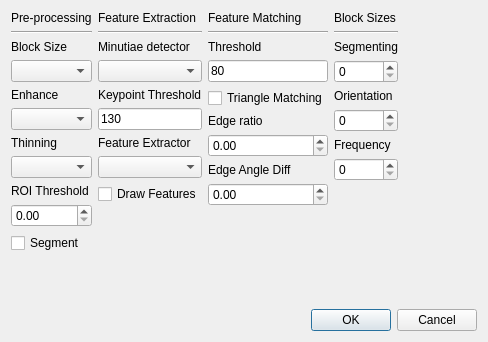
<?xml version="1.0" encoding="UTF-8"?>
<ui version="4.0">
 <class>ConfigDialog</class>
 <widget class="QDialog" name="ConfigDialog">
  <property name="geometry">
   <rect>
    <x>0</x>
    <y>0</y>
    <width>488</width>
    <height>342</height>
   </rect>
  </property>
  <property name="windowTitle">
   <string>Dialog</string>
  </property>
  <layout class="QGridLayout" name="gridLayout">
   <item row="1" column="0">
    <widget class="QDialogButtonBox" name="buttonBox">
     <property name="orientation">
      <enum>Qt::Horizontal</enum>
     </property>
     <property name="standardButtons">
      <set>QDialogButtonBox::Cancel|QDialogButtonBox::Ok</set>
     </property>
    </widget>
   </item>
   <item row="0" column="0">
    <layout class="QHBoxLayout" name="horizontalLayout">
     <item>
      <layout class="QVBoxLayout" name="verticalLayout">
       <item>
        <widget class="QLabel" name="label_4">
         <property name="text">
          <string>Pre-processing</string>
         </property>
        </widget>
       </item>
       <item>
        <widget class="Line" name="line">
         <property name="orientation">
          <enum>Qt::Horizontal</enum>
         </property>
        </widget>
       </item>
       <item>
        <widget class="QLabel" name="label_3">
         <property name="text">
          <string>Block Size</string>
         </property>
        </widget>
       </item>
       <item>
        <widget class="QComboBox" name="comboBox_blk"/>
       </item>
       <item>
        <widget class="QLabel" name="label">
         <property name="text">
          <string>Enhance</string>
         </property>
        </widget>
       </item>
       <item>
        <widget class="QComboBox" name="comboBox_enh">
         <property name="editable">
          <bool>false</bool>
         </property>
         <property name="currentText">
          <string/>
         </property>
        </widget>
       </item>
       <item>
        <widget class="QLabel" name="label_2">
         <property name="text">
          <string>Thinning</string>
         </property>
        </widget>
       </item>
       <item>
        <widget class="QComboBox" name="comboBox_thi"/>
       </item>
       <item>
        <widget class="QLabel" name="label_11">
         <property name="text">
          <string>ROI Threshold</string>
         </property>
        </widget>
       </item>
       <item>
        <widget class="QDoubleSpinBox" name="doubleSpinBox_roi">
         <property name="maximum">
          <double>1.000000000000000</double>
         </property>
         <property name="singleStep">
          <double>0.010000000000000</double>
         </property>
        </widget>
       </item>
       <item>
        <widget class="QCheckBox" name="checkBox_seg">
         <property name="text">
          <string>Segment</string>
         </property>
        </widget>
       </item>
       <item>
        <spacer name="verticalSpacer_4">
         <property name="orientation">
          <enum>Qt::Vertical</enum>
         </property>
         <property name="sizeHint" stdset="0">
          <size>
           <width>20</width>
           <height>40</height>
          </size>
         </property>
        </spacer>
       </item>
       <item>
        <spacer name="verticalSpacer_2">
         <property name="orientation">
          <enum>Qt::Vertical</enum>
         </property>
         <property name="sizeHint" stdset="0">
          <size>
           <width>20</width>
           <height>40</height>
          </size>
         </property>
        </spacer>
       </item>
      </layout>
     </item>
     <item>
      <layout class="QVBoxLayout" name="verticalLayout_2">
       <item>
        <widget class="QLabel" name="label_7">
         <property name="text">
          <string>Feature Extraction</string>
         </property>
        </widget>
       </item>
       <item>
        <widget class="Line" name="line_2">
         <property name="minimumSize">
          <size>
           <width>88</width>
           <height>0</height>
          </size>
         </property>
         <property name="orientation">
          <enum>Qt::Horizontal</enum>
         </property>
        </widget>
       </item>
       <item>
        <widget class="QLabel" name="label_9">
         <property name="text">
          <string>Minutiae detector</string>
         </property>
        </widget>
       </item>
       <item>
        <widget class="QComboBox" name="comboBox_kp"/>
       </item>
       <item>
        <widget class="QLabel" name="label_6">
         <property name="text">
          <string>Keypoint Threshold</string>
         </property>
         <property name="textFormat">
          <enum>Qt::AutoText</enum>
         </property>
        </widget>
       </item>
       <item>
        <widget class="QLineEdit" name="lineEdit_thresh">
         <property name="sizePolicy">
          <sizepolicy hsizetype="Ignored" vsizetype="Fixed">
           <horstretch>0</horstretch>
           <verstretch>0</verstretch>
          </sizepolicy>
         </property>
         <property name="text">
          <string>130</string>
         </property>
        </widget>
       </item>
       <item>
        <widget class="QLabel" name="label_10">
         <property name="text">
          <string>Feature Extractor</string>
         </property>
        </widget>
       </item>
       <item>
        <widget class="QComboBox" name="comboBox_feat"/>
       </item>
       <item>
        <widget class="QCheckBox" name="checkBox_draw">
         <property name="text">
          <string>Draw Features</string>
         </property>
        </widget>
       </item>
       <item>
        <spacer name="verticalSpacer">
         <property name="orientation">
          <enum>Qt::Vertical</enum>
         </property>
         <property name="sizeHint" stdset="0">
          <size>
           <width>20</width>
           <height>40</height>
          </size>
         </property>
        </spacer>
       </item>
      </layout>
     </item>
     <item>
      <layout class="QVBoxLayout" name="verticalLayout_4">
       <item>
        <widget class="QLabel" name="label_8">
         <property name="text">
          <string>Feature Matching</string>
         </property>
        </widget>
       </item>
       <item>
        <widget class="Line" name="line_3">
         <property name="orientation">
          <enum>Qt::Horizontal</enum>
         </property>
        </widget>
       </item>
       <item>
        <widget class="QLabel" name="label_5">
         <property name="text">
          <string>Threshold</string>
         </property>
        </widget>
       </item>
       <item>
        <widget class="QLineEdit" name="lineEdit_match_thresh">
         <property name="sizePolicy">
          <sizepolicy hsizetype="Ignored" vsizetype="Fixed">
           <horstretch>0</horstretch>
           <verstretch>0</verstretch>
          </sizepolicy>
         </property>
         <property name="text">
          <string>80</string>
         </property>
        </widget>
       </item>
       <item>
        <widget class="QCheckBox" name="checkBox_edgeMatching">
         <property name="text">
          <string>Triangle Matching</string>
         </property>
        </widget>
       </item>
       <item>
        <widget class="QLabel" name="label_12">
         <property name="text">
          <string>Edge ratio</string>
         </property>
        </widget>
       </item>
       <item>
        <widget class="QDoubleSpinBox" name="doubleSpinBox_edgeDist">
         <property name="maximum">
          <double>1.000000000000000</double>
         </property>
         <property name="singleStep">
          <double>0.010000000000000</double>
         </property>
        </widget>
       </item>
       <item>
        <widget class="QLabel" name="label_13">
         <property name="text">
          <string>Edge Angle Diff</string>
         </property>
        </widget>
       </item>
       <item>
        <widget class="QDoubleSpinBox" name="doubleSpinBox_edgeAngle"/>
       </item>
       <item>
        <spacer name="verticalSpacer_3">
         <property name="orientation">
          <enum>Qt::Vertical</enum>
         </property>
         <property name="sizeHint" stdset="0">
          <size>
           <width>20</width>
           <height>40</height>
          </size>
         </property>
        </spacer>
       </item>
      </layout>
     </item>
     <item>
      <layout class="QVBoxLayout" name="verticalLayout_3">
       <item>
        <widget class="QLabel" name="label_14">
         <property name="text">
          <string>Block Sizes</string>
         </property>
        </widget>
       </item>
       <item>
        <widget class="Line" name="line_4">
         <property name="orientation">
          <enum>Qt::Horizontal</enum>
         </property>
        </widget>
       </item>
       <item>
        <widget class="QLabel" name="label_15">
         <property name="text">
          <string>Segmenting</string>
         </property>
        </widget>
       </item>
       <item>
        <widget class="QSpinBox" name="spinBox_segm"/>
       </item>
       <item>
        <widget class="QLabel" name="label_16">
         <property name="text">
          <string>Orientation</string>
         </property>
        </widget>
       </item>
       <item>
        <widget class="QSpinBox" name="spinBox_orien"/>
       </item>
       <item>
        <widget class="QLabel" name="label_17">
         <property name="text">
          <string>Frequency</string>
         </property>
        </widget>
       </item>
       <item>
        <widget class="QSpinBox" name="spinBox_freq"/>
       </item>
       <item>
        <spacer name="verticalSpacer_5">
         <property name="orientation">
          <enum>Qt::Vertical</enum>
         </property>
         <property name="sizeHint" stdset="0">
          <size>
           <width>20</width>
           <height>40</height>
          </size>
         </property>
        </spacer>
       </item>
      </layout>
     </item>
     <item>
      <spacer name="horizontalSpacer">
       <property name="orientation">
        <enum>Qt::Horizontal</enum>
       </property>
       <property name="sizeHint" stdset="0">
        <size>
         <width>40</width>
         <height>20</height>
        </size>
       </property>
      </spacer>
     </item>
    </layout>
   </item>
  </layout>
 </widget>
 <resources/>
 <connections>
  <connection>
   <sender>buttonBox</sender>
   <signal>accepted()</signal>
   <receiver>ConfigDialog</receiver>
   <slot>accept()</slot>
   <hints>
    <hint type="sourcelabel">
     <x>248</x>
     <y>254</y>
    </hint>
    <hint type="destinationlabel">
     <x>157</x>
     <y>274</y>
    </hint>
   </hints>
  </connection>
  <connection>
   <sender>buttonBox</sender>
   <signal>rejected()</signal>
   <receiver>ConfigDialog</receiver>
   <slot>reject()</slot>
   <hints>
    <hint type="sourcelabel">
     <x>316</x>
     <y>260</y>
    </hint>
    <hint type="destinationlabel">
     <x>286</x>
     <y>274</y>
    </hint>
   </hints>
  </connection>
 </connections>
</ui>
